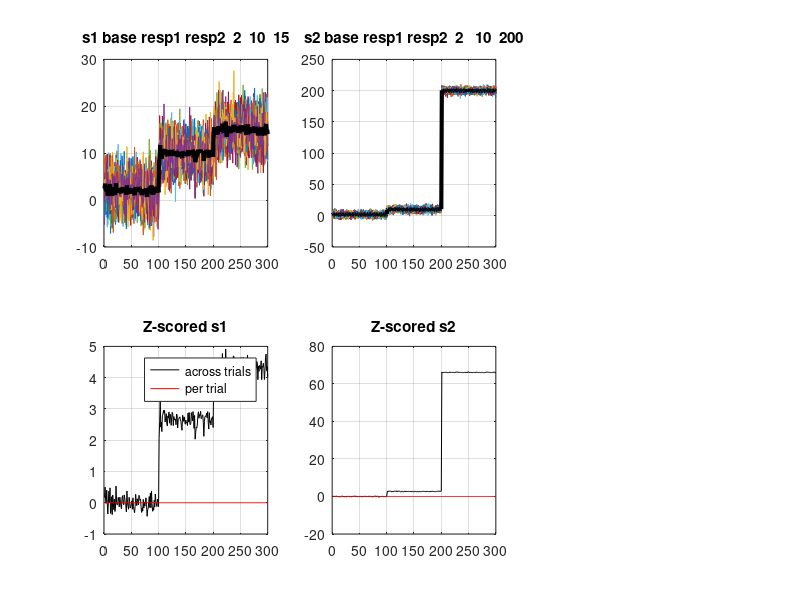

Source code (MATLAB): (Note: this script raises an error after producing the figure.)
function testsim_z_score_normalization_pertrial_vs_concatenated
% test z-score normalization

% two "conditions", three epochs: "baseline" "response1" "response2"

NORMALIZE_BY_BASELINE = 1;
	
% condition 1
n_trials1 = 25;
n_samples1 = 300;
amp1(1) = 2; % baseline
amp1(2) = 10; % response 1
amp1(3) = 15; % response 2
noise1(1) = 3; % the more is noise, the smaller is the z-score
noise1(2) = 3;
noise1(3) = 3;

% condition 2
n_trials2 = 50;
n_samples2 = n_samples1;
amp2(1) = 2;
amp2(2) = 10;
amp2(3) = 200;
noise2(1) = 3; % the more is noise, the smaller is the z-score
noise2(2) = 3;
noise2(3) = 3;

idx1 = 1:n_trials1;
idx2 = n_trials1+1:n_trials1+n_trials2;

s1 = [amp1(1) + noise1(1)*randn(n_trials1,n_samples1/3) amp1(2) + noise1(2)*randn(n_trials1,n_samples1/3) amp1(3) + noise1(3)*randn(n_trials1,n_samples1/3)]; 
s2 = [amp2(1) + noise2(1)*randn(n_trials2,n_samples2/3) amp2(2) + noise2(2)*randn(n_trials2,n_samples2/3) amp2(3) + noise2(3)*randn(n_trials2,n_samples2/3)]; 
s = [s1; s2]; 

mean_s1 = mean(s1,1);
mean_s2 = mean(s2,1);

if NORMALIZE_BY_BASELINE,
    
   mean_base_pertrial = mean(s(:,1:100),2); % per trial
   std_base_all = std(reshape(s(:,1:100),(n_trials1+n_trials2)*n_samples1/3,1)); % std across baseline
   % std_base_all = std(reshape(s,(n_trials1+n_trials2)*n_samples1,1)); % std across entire trial
   std_base_pertrial = std(s(:,1:100),0,2);
   
   zs =  (s - mean(mean_base_pertrial))/std_base_all;
   zzs = 0*(s - repmat(mean_base_pertrial,1,300))./repmat(std_base_pertrial,1,300);
    
else
        
    zs = zscore(reshape(s,(n_trials1+n_trials2)*n_samples1,1)); % z-scoring across concatenated trials
    zzs = zscore(s,0,2); % z-scoring per trial
    zs = reshape(zs,(n_trials1+n_trials2),n_samples1);

end




% Difference between two conditions
d = mean(s2,1) - mean(s1,1); % raw signal
dz = mean(zs(idx2,:),1) - mean(zs(idx1,:),1); % z-scored



t = 1:n_samples1;

figure('Position',[100 100 1200 400]);
subplot(2,3,1);
plot(s1'); hold on
plot(mean_s1,'k','LineWidth',3); hold on
title(sprintf('s1 base resp1 resp2  %s',num2str(amp1)));
grid on

hs4 = subplot(2,3,4);
plot(mean(zs(idx1,:),1),'k'); hold on
plot(mean(zzs(idx1,:),1),'r'); hold on
title(sprintf('Z-scored s1'));
grid on
legend('across trials','per trial');

subplot(2,3,2);
plot(s2'); hold on
plot(mean_s2,'k','LineWidth',3); hold on
title(sprintf('s2 base resp1 resp2  %s',num2str(amp2)));
grid on

hs5 = subplot(2,3,5);
plot(mean(zs(idx2,:),1),'k'); hold on
plot(mean(zzs(idx2,:),1),'r'); hold on
title(sprintf('Z-scored s2'));
grid on

ig_set_axes_equal_lim([hs4 hs5],'all');

subplot(2,3,3);
plot(t,d,'k','LineWidth',1); hold on
title(sprintf('s2 - s1'));
grid on

subplot(2,3,6);
plot(t,dz,'k','LineWidth',1); hold on
title(sprintf('zs 2 - zs 1'));
grid on




end